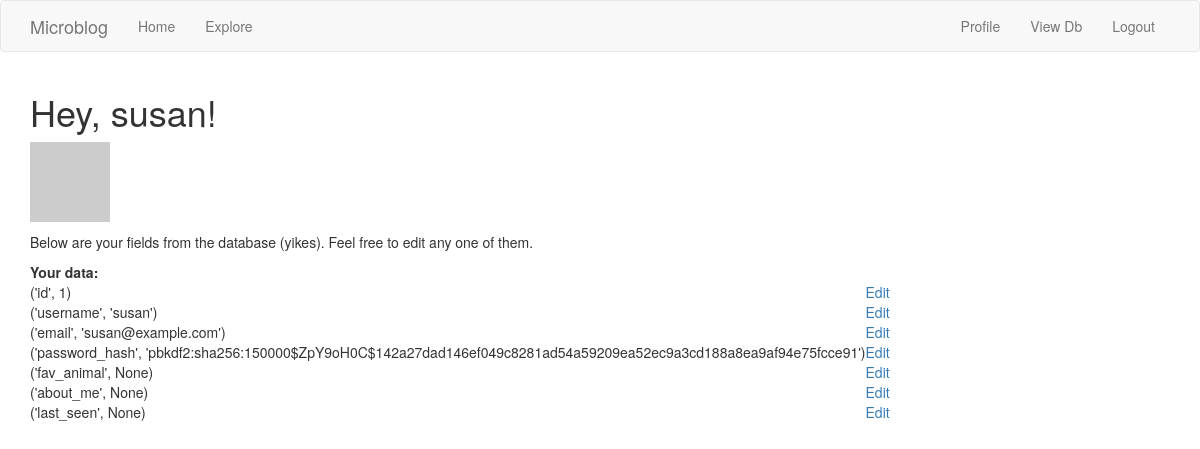
Screenshot of /view_db (signed in) with the database file from the repository.
### app/models.py (models this page shows, shortened)
class User(UserMixin, db.Model):
    id = db.Column(db.Integer, primary_key=True)
    username = db.Column(db.String(64), index=True, unique=True)
    email = db.Column(db.String(120), index=True, unique=True)
    password_hash = db.Column(db.String(128))
    fav_animal = db.Column(db.String(128)) #added later during migration
    about_me = db.Column(db.String(140))
    last_seen = db.Column(db.DateTime, default=datetime.utcnow)
    posts = db.relationship('Post', backref='author', lazy='dynamic')
    followed = db.relationship(
        'User', secondary=followers, #User is the right side entity in the relation, left side = parent class (obv self referential)
        primaryjoin=(followers.c.follower_id == id), #how we link LHS of followers table with Users
        secondaryjoin=(followers.c.followed_id == id), #how we link RHS of followers table with Users
        backref=db.backref('followers', lazy='dynamic'), #indicates how the rel-ship is accessed from RHS
        lazy='dynamic' #lazy population both from LHS (this line) and RHS (prev line)
    )
    @login.user_loader
    def load_user(id):
        return User.query.get(int(id))
    def avatar(self, size):
        digest = md5(self.email.lower().encode('utf-8')).hexdigest()
        return 'https://www.gravatar.com/avatar/{}?d=identicon&s={}'.format(
            digest, size)

### app/routes.py (the view)
@app.route('/view_db')
@login_required
def view_db():
    user = User.query.filter_by(username=current_user.username).first() #UNSECURE
    attr_keys = [c.key for c in User.__table__.c]
    attrs = [user.__getattribute__(c.key) for c in User.__table__.c]
    keyed_attrs = zip(attr_keys, attrs)
    return render_template('view_db.html', keyed_attrs=keyed_attrs)

### app/routes.py (called while the page is built)
@app.before_request
def before_request():
    if current_user.is_authenticated:
        current_user.last_seen = datetime.utcnow() #always use UTC, otherwise the times will display differently depending on your location
        db.session.commit()

### app/templates/view_db.html (shortened to what this page needs)
{% extends "base.html" %}
{% block app_content %}
<h1>Hey, {{ current_user.username }}!</h1>
<p><img src="{{ current_user.avatar(128) }}"></p>
<p>Below are your fields from the database (yikes). Feel free to edit any one of them.</p>
<table>
    <th>Your data:</th>
    {% for ka in keyed_attrs %}
    <tr>
        <td>{{ ka }}</td>
        <td><a href="{{ url_for('edit', attr_key=ka[0]) }}">Edit</a></td>
    </tr>
    {% endfor %}
    {% endblock %}

### rows the page displays
User: username "susan", ka "('username', 'susan')", ka "('email', 'susan@example.com')", ka "('password_hash', 'pbkdf2:sha256:150000$ZpY9oH0C$142a27dad146ef049c8281ad54a59209ea52ec9a3cd188a8ea9af94e75fcce91')"

### other values shown
{{ ka }} "('id', 1)" "('fav_animal', None)" "('about_me', None)" "('last_seen', None)"
